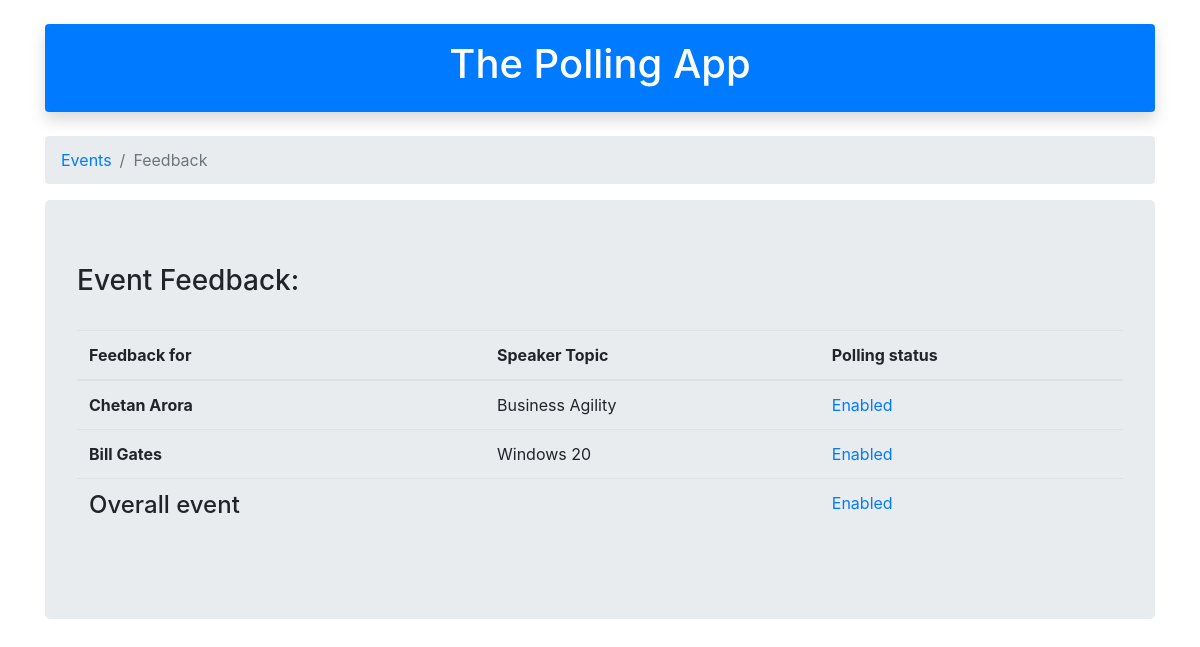
The page /submit_app/eventspeakers?eventId=1 on the database its author committed.
### submit_app/models.py (models this page shows, shortened)
class SpeakersForEvent(models.Model):
    eventId = models.ForeignKey(Event,on_delete=models.CASCADE)
    speakerId = models.ForeignKey(Speaker,on_delete=models.CASCADE)
    speakerTopic = models.CharField(max_length=255,default="")
    speakerSequence = models.IntegerField()
    pollingEnabled = models.BooleanField(default=False)

class Speaker (models.Model):
    speakerId = models.AutoField(primary_key=True)
    firstName = models.CharField(max_length=255)
    lastName = models.CharField(max_length=255)
    emailId = models.EmailField()
    linkedIn = models.URLField(blank=True,default='')
    presentationStyleAverage = models.IntegerField(blank=True,default=-1)
    qualityOfContentAverage = models.IntegerField(blank=True,default=-1)
    def __str__(self):
        return self.firstName + " " + self.lastName

### submit_app/views.py (the view)
# urls.py: path('submit_app/eventspeakers', views.eventspeakers, name='eventspeakers'),
def eventspeakers(request):
    eventId = ""
    if(request.method == 'GET') and (request.GET.get('eventId')):
        eventId = request.GET.get('eventId')
        request.session['eventId'] = eventId
        print("Event Id from event speakers, if block: ",eventId)
    else:
        if(len(eventId) < 1):
            return redirect('events')
        eventId = request.session['eventId']
    isEventEnabled = Event.objects.filter(eventId=eventId,eventEnable=True)
    if not isEventEnabled:
        return redirect('events')
    isEventFeedbackEnabled = Event.objects.filter(eventId=eventId,eventFeedackEnable=True)
    event_speakers_list = SpeakersForEvent.objects.filter(eventId=eventId).order_by('speakerSequence')
    return render(request, 'submit_app/eventspeakers.html',{'render_speakers':event_speakers_list, 'render_event_feedback_enabled':isEventFeedbackEnabled })

### templates/submit_app/eventspeakers.html (shortened to what this page needs)
{% extends "submit_app/base.html" %}
{% block body_block %}
<nav aria-label="breadcrumb">
  <ol class="breadcrumb">
    <li class="breadcrumb-item"><a href="{% url 'events' %}"">Events</a></li>
    <li class="breadcrumb-item active" aria-current="page">Feedback</li>
  </ol>
</nav>
<div class="jumbotron">
  <h3>Event Feedback:</h3>
  <br>
    <table class="table table-hover">
      <thead>
        <th scope="col">Feedback for</th>
        <th scope="col">Speaker Topic</th>
        <th scope="col">Polling status</th>
      </thead>
  {% if render_speakers %}
      {% for speaker in render_speakers %}
      <tr>
        <th scope="row">{{ speaker.speakerId }}</th>
        <td> {{ speaker.speakerTopic }} </td>
        {% if speaker.pollingEnabled == True %}
        <td><a href="{% url 'pollspeaker' %}?speakerId={{speaker.speakerId.pk}}"> Enabled</a></td>
        {% else %}
        <td> Closed </td>
        {% endif %}
      </tr>
      {% endfor %}
  {% endif %}
  {% if render_event_feedback_enabled %}
      <th scope="row"><h4>Overall event</h4></th>
      <td>&nbsp;</td>
      <td><a href="{% url 'pollevent' %}">Enabled</a></td>
  {% endif %}
    </table>
</div>
{% endblock %}

### rows shown on the page
SpeakersForEvent: speakerId "Chetan Arora", speakerTopic "Business Agility"
SpeakersForEvent: speakerId "Bill Gates", speakerTopic "Windows 20"
